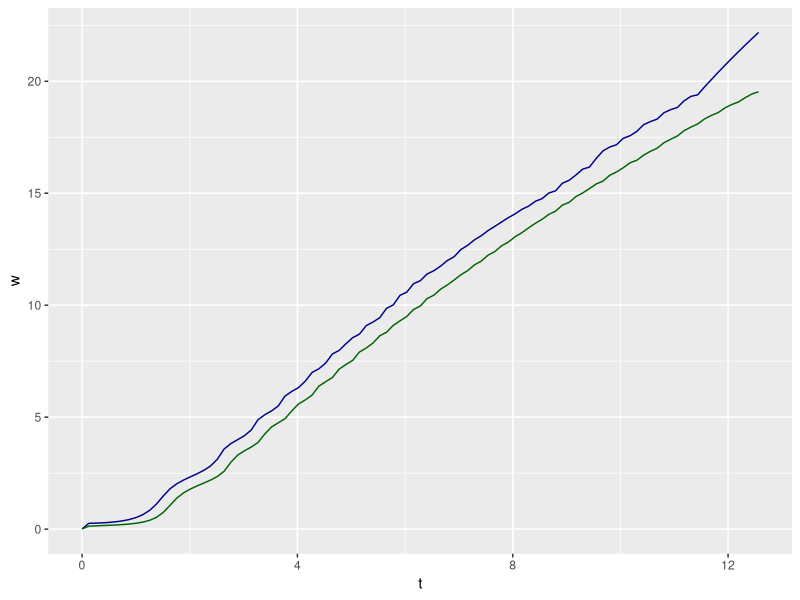

Recreate this plot in R.
## ---- chunk 1
knitr::opts_chunk$set(echo = TRUE)

library(ggplot2)
## ---- chunk 2
MetodoEuler <- function(a, b, N, alfa, funcion){
  
  df <- data.frame(t = rep(NA, times = (N+1)), w = rep(NA, times = (N+1)))
  
  # Paso 1
  h <- (b - a) / N
  df[1,1] <- a
  df[1,2] <- alfa
  
  
  # Paso 2
  for (i in 1:N) {
    
    # Paso 3
    df[i+1,1] <- a + i*h
    df[i+1,2] <- df[i,2] + h * eval(funcion, list(y = df[i,2], t = (a + (i-1)*h) ))
  }
  
  return(df)
}

# Alfa = y(0)
MetodoEuler(a = 0, b = 2, N = 4, alfa = 0.5, funcion = expression(y - t^2 + 1))
## ---- chunk 3
RungeKutta <- function(a, b, N, alfa, funcion){
  
  df <- data.frame(t = rep(NA, times = (N+1)), w = rep(NA, times = (N+1)))
  
  h <- (b - a)/N
  df[1,1] <- a
  df[1,2] <- alfa
  t <- a
  
  for (i in 1:N) {
    k <- rep(NA, times = 4)
    
    # Paso 3
    k[1] <- h * eval(funcion, list(t = t, y = df[i,2] ))
    k[2] <- h * eval(funcion, list(t = t + h/2, y = df[i,2] + k[1]/2))
    k[3] <- h * eval(funcion, list(t = t + h/2, y = df[i,2] + k[2]/2))
    k[4] <- h * eval(funcion, list(t = t + h, y = df[i,2] + k[3]))
    
    df[i+1,2] <- df[i,2] + (k[1] + 2*k[2] + 2*k[3] + k[4])/6
    
    t <- a + i * h
    df[i+1,1] <- t
  }
  
  return(df)
}
# Alfa = y(0)
RungeKutta(a = 0, b = 2, N = 10, alfa = 0.5, funcion = expression(y - t^2 + 1))
## ---- chunk 4
MetodoEuler(a = 0, b = 1, N = 10, alfa = 2, funcion = expression(t - y + 2))
## ---- chunk 5
MetodoEuler(a = 0, b = 2, N = 10, alfa = 0.5, funcion = expression(y - t^2 + 1))
## ---- chunk 6
RungeKutta(a = 0, b = 2, N = 10, alfa = 0.5, funcion = expression(y - t^2 + 1))
## ---- chunk 7
RungeKutta(a = 0, b = 0.1, N = 10, alfa = 5, funcion = expression(-20*y + 7 * exp(-0.5*t)))
## ---- chunk 8
df_a <- MetodoEuler(a = 0, b = 4*pi, N = 100, alfa = 0.01, funcion = expression(exp(sin(t*y)) + sin(log(y))))

df_a
## ---- chunk 9
df_b <- RungeKutta(a = 0, b = 4*pi, N = 100, alfa = 0.01, funcion = expression(exp(sin(t*y)) + sin(log(y))) )

df_b
## ---- chunk 10
ggplot() +
  geom_line(aes(x = df_a$t, y = df_a$w), colour = "darkblue") +
  geom_line(aes(x = df_b$t, y = df_b$w), colour = "darkgreen") +
  xlab("t") + ylab("w")
## ---- chunk 11
MetodoEuler(a = 2, b = 3, N = 20, alfa = 1, funcion = expression(1 + (t - y)^2))
MetodoEuler(a = 2, b = 3, N = 80, alfa = 1, funcion = expression(1 + (t - y)^2))
## ---- chunk 12
RungeKutta(a = 2, b = 3, N = 20, alfa = 1, funcion = expression(1 + (t - y)^2))
RungeKutta(a = 2, b = 3, N = 80, alfa = 1, funcion = expression(1 + (t - y)^2))
## ---- chunk 13
MetodoEuler(a = 1, b = 2, alfa = 0, N = 10, funcion = expression((2/t) * y + (t^2) * exp(t) ))
